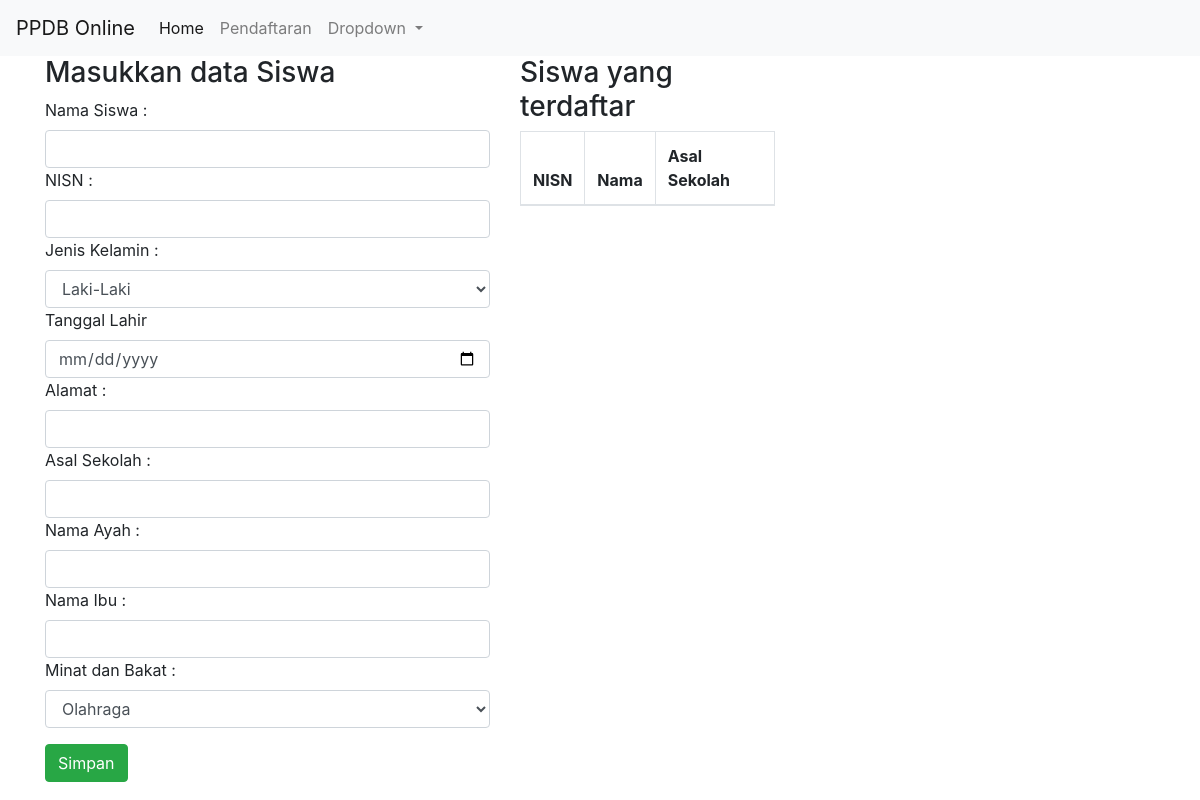
Before: /index.php/pendaftaran/Index with the older database file.
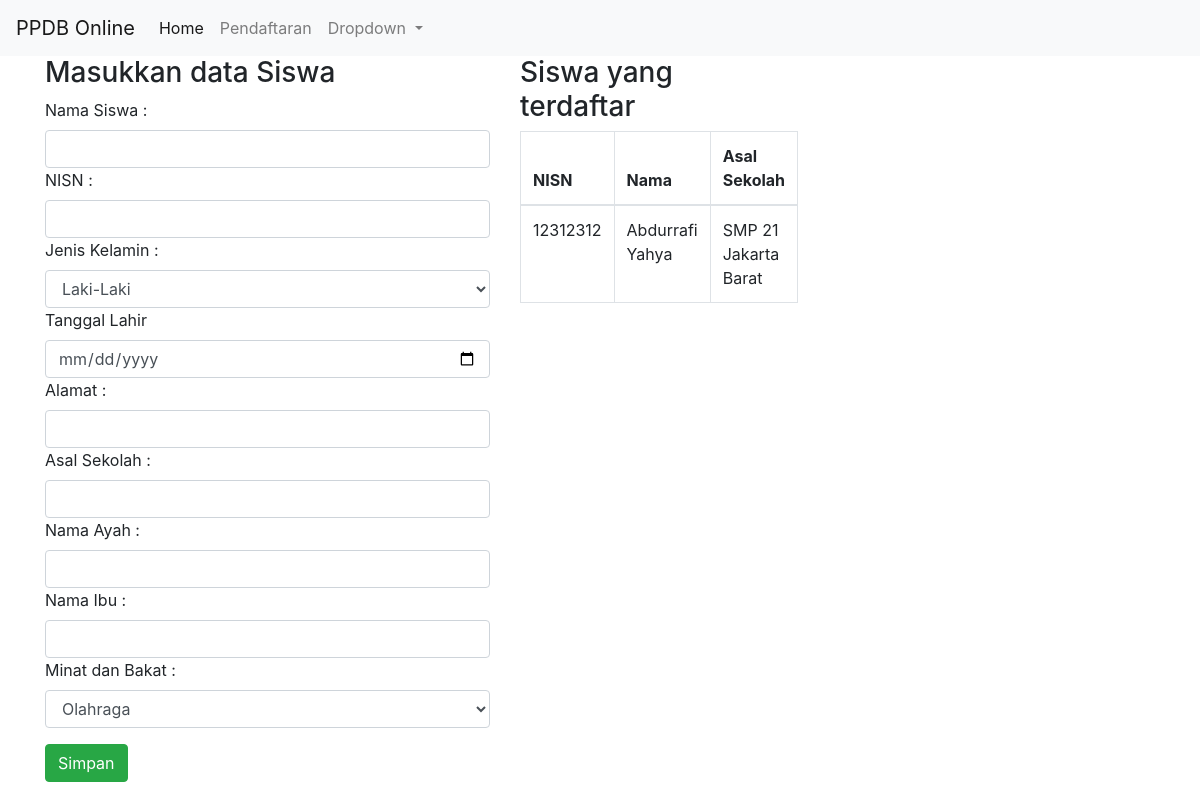
After: the same page with the newer database file.
### tables this page shows
CREATE TABLE `siswa` (
  `nisn` int(12) NOT NULL,
  `namaSiswa` varchar(50) NOT NULL,
  `jenisKelamin` int(1) NOT NULL,
  `tanggalLahir` date NOT NULL,
  `alamat` varchar(50) NOT NULL,
  `asalSekolah` varchar(50) NOT NULL,
  `namaAyah` varchar(50) NOT NULL,
  `namaIbu` varchar(50) NOT NULL,
  `minatBakat` int(1) NOT NULL
);

### application/controllers/Pendaftaran.php (called while the page is built, shortened)
<?php
class Pendaftaran extends CI_Controller {
	function __construct(){
		$this->load->model('MainModel');
		$this->load->helper('url');
	}
	public function Index(){
		$data['siswa'] = $this->MainModel->tampilSiswa()->result();
		$this->load->view('v_pendaftaran',$data);
	}
}
?>

### index.php (called while the page is built, shortened)
<?php
require_once BASEPATH.'core/CodeIgniter.php';

### application/models/MainModel.php (called while the page is built, shortened)
<?php
class MainModel extends CI_Model {
	function tampilSiswa() {
		return $this->db->get('siswa');
	}
}

### application/views/v_pendaftaran.php (the view, shortened to what this page needs)
<!DOCTYPE html>
<html>
<head>
	<?php include 'header.php'; ?>
</head>
<body>
	<?php include 'navbar.php'; ?>
<div class="container">
	<div class="row">
	<div class="col-5 col-sm-5">
	<h3>Masukkan data Siswa</h3>
	<form action="pendaftaran/input_data" method="POST">
		<div class="form-group">
		<label>Nama Siswa : </label>
		<input class="form-control" type="text" name="namaSiswa" required>
		<label>NISN : </label>
		<input class="form-control" type="text" name="nisn" required>
		<label>Jenis Kelamin : </label>
		<select class="form-control" name="jenisKelamin">
			<option value="1">Laki-Laki</option>
		</select>
		<label>Tanggal Lahir</label>
		<input class="form-control" type="date" name="tanggalLahir" required>
		<label>Alamat : </label>
		<input class="form-control" type="text" name="alamat" required>
		<label>Asal Sekolah : </label>
		<input class="form-control" type="text" name="asalSekolah" required>
		<label>Nama Ayah : </label>
		<input class="form-control" type="text" name="namaAyah" required>
		<label>Nama Ibu : </label>
		<input class="form-control" type="text" name="namaIbu" required>
		<label>Minat dan Bakat : </label>
		<select class="form-control" name="minatBakat">
			<option value="1">Olahraga</option>
		</select>
		<button type="submit" class="btn btn-success mt-3">Simpan</button>
	</div>
	</form>
	</div>	<div class="col-3 col-sm-3">
	<h3>Siswa yang terdaftar</h3>
	<table class="table table-bordered table-hover">
		<thead>
			<tr>
				<th>NISN</th>
				<th>Nama</th>
				<th>Asal Sekolah</th>
			</tr>
		</thead>
		<tbody>
			<?php foreach ($siswa as $s) {?>
			<tr>
				<td><?php echo $s->nisn ?></td>
				<td><?php echo $s->namaSiswa ?></td>
				<td><?php echo $s->asalSekolah ?></td>
			</tr>
		<?php } ?>
		</tbody>
	</table>
	</div>
</div>
</div>
</body>
</html>

### application/views/header.php (shortened to what this page needs)
<link rel="stylesheet" href="css/bootstrap.min.css">

### application/views/navbar.php (shortened to what this page needs)
<nav class="navbar navbar-expand-lg navbar-light bg-light">
  <a class="navbar-brand" href="#">PPDB Online</a>
  <div class="collapse navbar-collapse" id="navbarSupportedContent">
    <ul class="navbar-nav mr-auto">
      <li class="nav-item active">
        <a class="nav-link" href="#">Home <span class="sr-only">(current)</span></a>
      </li>
      <li class="nav-item">
        <a class="nav-link" href="pendaftaran">Pendaftaran</a>
      </li>
      <li class="nav-item dropdown">
        <a class="nav-link dropdown-toggle" href="#" id="navbarDropdown" role="button" data-toggle="dropdown" aria-haspopup="true" aria-expanded="false">
          Dropdown
        </a>
      </li>
    </ul>
  </div>
</nav>

Changed rows visible on the page:
added siswa: nisn "12312312", namaSiswa "Abdurrafi Yahya", asalSekolah "SMP 21 Jakarta Barat"
